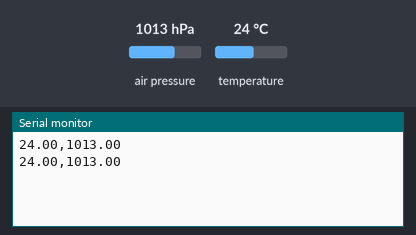
Bench run of a sketch on a simulated Arduino Uno, built with avr-gcc and run on an emulated ATmega328P. On the bench: the last lines printed to the serial monitor. The test bench sets the inputs (shaded band); at power-on: air pressure 1013 hPa, temperature 24 °C.

Above: at 3.8 s.
3.9 s: air pressure set to 952 hPa
At 6.7 s:
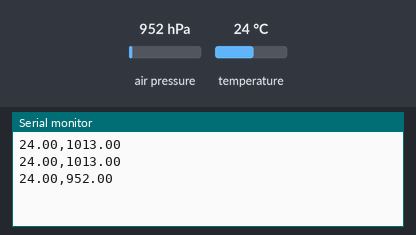
7.8 s: temperature set to 12 °C
At 10.3 s:
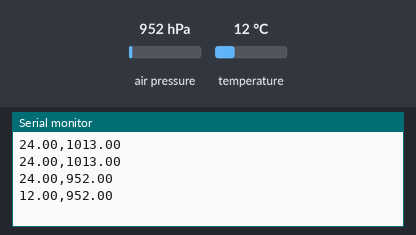
11.7 s: air pressure set to 975 hPa
At 12.7 s:
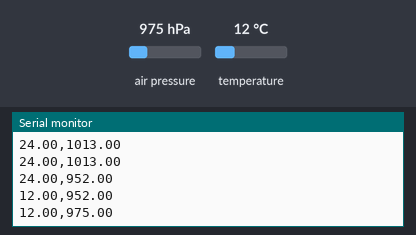
Timing chart, 0 to 14.7 s (numbered marks = the images above; inputs shaded):
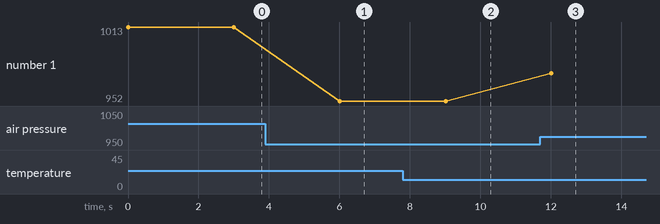

Measured:
- after the input at 3.9 s, the serial monitor: prints a new line after 2.1 s (image 1)
- after the input at 7.8 s, the serial monitor: prints a new line after 1.2 s (image 2)
- after the input at 11.7 s, the serial monitor: prints a new line after 0.32 s (image 3)
- plotted number 1: 1013 → 952 after the input at 3.9 s, 952 → 975 after the input at 11.7 s

The sketch:

BMP280_TempCPressureRealtimePythonPlot.ino
```cpp
#include <Adafruit_BMP280.h>

Adafruit_BMP280 bmp; // I2C Interface
float tempC;
float pressure;

 void setup() {
  // initialize the serial port
  Serial.begin(115200);
  if (!bmp.begin()) {
       while (1);
  }
  /* Default settings from datasheet. */
  bmp.setSampling(Adafruit_BMP280::MODE_NORMAL,     /* Operating Mode. */
                  Adafruit_BMP280::SAMPLING_X2,     /* Temp. oversampling */
                  Adafruit_BMP280::SAMPLING_X16,    /* Pressure oversampling */
                  Adafruit_BMP280::FILTER_X16,      /* Filtering. */
                  Adafruit_BMP280::STANDBY_MS_500); /* Standby time. */

 }

 void loop() {
  tempC = bmp.readTemperature();
  pressure = bmp.readPressure()/100;
  Serial.print(tempC);
  Serial.print(",");
  Serial.println(pressure);
  delay(3000);
 }
```
